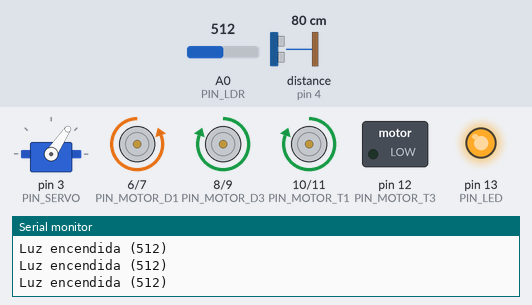
This sketch was run on a simulated Arduino Uno, built with avr-gcc and run on an emulated ATmega328P. On the bench: servo, motor-driver pin pairs drawn as motors (green arrow = first pin HIGH = forward, orange = second pin HIGH = backward, longer = more drive), switched loads named in the sketch (green lamp = pin HIGH), output pins drawn as LEDs (lit = HIGH), the last lines printed to the serial monitor. Wiring (inferred from the names in the program): ultrasonic range finder: trigger pin 5; echo pin 4. Inputs (shaded band) come from the test bench; at power-on: distance to the obstacle (sensor on pin 4) 80 cm, A0 (PIN_LDR) = 512. The echo pulse lasts 58.3 µs per cm; pins used as bus, display or sensor lines are not drawn.

Above: at 1.2 s.
1.3 s: distance to the obstacle (sensor on pin 4) set to 2 cm
At 2.3 s:
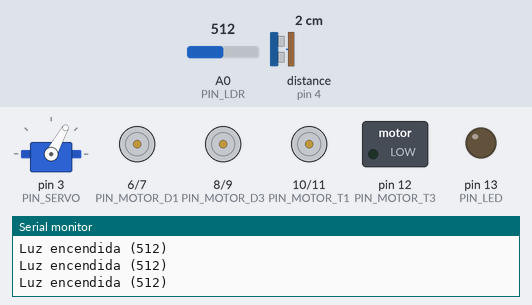
2.8 s: distance to the obstacle (sensor on pin 4) set to 15 cm
4.3 s: distance to the obstacle (sensor on pin 4) set to 19 cm
At 5.1 s:
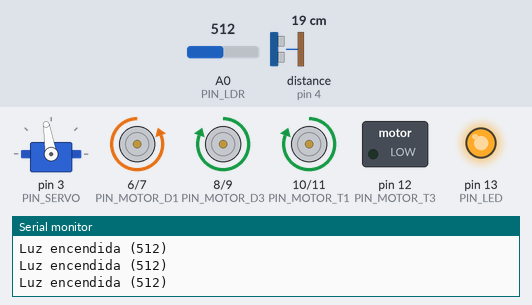
7.3 s: A0 (PIN_LDR) set to 482
At 8.3 s:
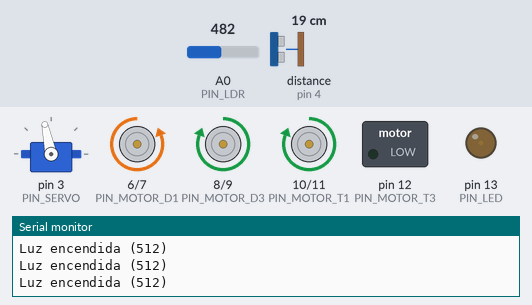
10.3 s: A0 (PIN_LDR) set to 510
At 10.9 s:
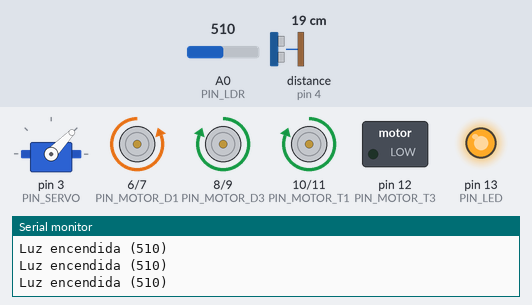
13.3 s: distance to the obstacle (sensor on pin 4) set to 4 cm
At 14.4 s:
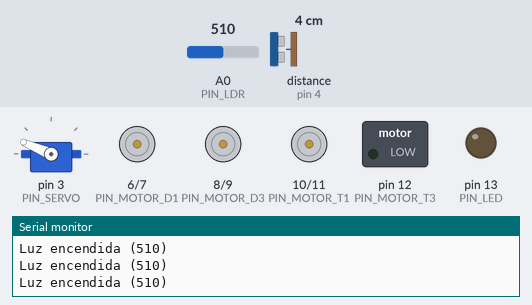
Timing chart, 0 to 15.8 s (numbered marks = the images above; inputs shaded):
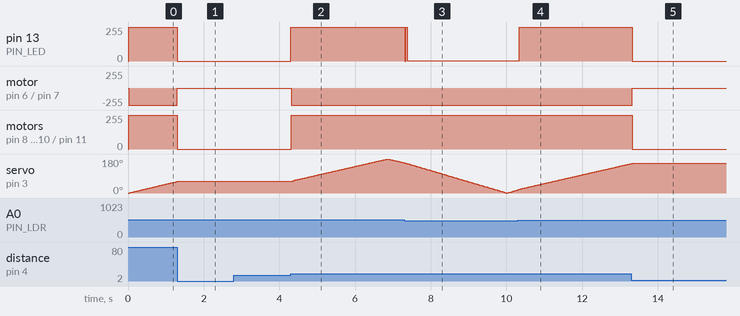

Measured:
- the behaviour switches between 16 and 17 cm on distance to the obstacle (sensor on pin 4) (found by bisection; images 1 and 2)
- the behaviour switches between 501 and 500 on A0 (PIN_LDR) (found by bisection; images 2 and 3)
- after the input at 1.3 s, pin 13 (PIN_LED): 255/255 → 0/255 at once; motor on pin 6 (PIN_MOTOR_D1) / pin 7 (PIN_MOTOR_D2): backward 255/255 → stopped at once
- after the input at 2.8 s, every drawn part: stays the same
- after the input at 4.3 s, pin 13 (PIN_LED): 0/255 → 255/255 at once; motor on pin 6 (PIN_MOTOR_D1) / pin 7 (PIN_MOTOR_D2): stopped → backward 255/255 at once
- after the input at 7.3 s, pin 13 (PIN_LED): 255/255 → 2/255 at once
- after the input at 10.3 s, pin 13 (PIN_LED): 2/255 → 255/255 at once
- after the input at 13.3 s, pin 13 (PIN_LED): 255/255 → 0/255 at once; motor on pin 6 (PIN_MOTOR_D1) / pin 7 (PIN_MOTOR_D2): backward 255/255 → stopped at once

The sketch:

Completo_v1_sin_color.ino
```cpp
//////////////////////////////////////////////////////////////////////////////////
// Completo_v1_sin_color.ino
// ------------------------------------------------------------------------------
// * El robot se mueve hacia adelante hasta que, con el sensor ultrasónico, detecte
//   un obstáculo. Ante esto, se quedará quieto hasta que tenga el camino libre.
// * También se agregó el LDR.
//

//////////////////////////////////////////////////////////////////////////////////
// INCLUDES
//
#include <Streaming.h>
#include <Servo.h>

//////////////////////////////////////////////////////////////////////////////////
// DEFINES
//
#define ENTRADA 0
#define SALIDA  1

#define PIN_LDR   0
#define PIN_SERVO 3
#define PIN_ECHO  4
#define PIN_TRIG  5
#define PIN_LED   13

#define PIN_MOTOR_D1 6
#define PIN_MOTOR_D2 7
#define PIN_MOTOR_D3 8
#define PIN_MOTOR_D4 9
#define PIN_MOTOR_T1 10
#define PIN_MOTOR_T2 11
#define PIN_MOTOR_T3 12
#define PIN_MOTOR_T4 13

#define DISTANCIA_MINIMA  16
#define OSCURIDAD_MAXIMA  500

#define BIT_PIN(i)  digitalPinToBitMask(i)
#define OUT_PIN(i)  portOutputRegister(digitalPinToPort(i))
#define REG_PIN(i)  portModeRegister(digitalPinToPort(i))
#define IN_PIN(i) *portInputRegister(digitalPinToPort(i))

//////////////////////////////////////////////////////////////////////////////////
// VARIABLES GLOBALES
//
Servo miServo;

//////////////////////////////////////////////////////////////////////////////////
// FUNCIONES PROPIAS
//
void robotAdelante()
{
  _digWrite(PIN_MOTOR_T4, HIGH);
  _digWrite(PIN_MOTOR_T3, LOW);
  _digWrite(PIN_MOTOR_T1, HIGH);
  _digWrite(PIN_MOTOR_T2, LOW);

  _digWrite(PIN_MOTOR_D1, LOW);
  _digWrite(PIN_MOTOR_D2, HIGH);
  _digWrite(PIN_MOTOR_D3, HIGH);
  _digWrite(PIN_MOTOR_D4, LOW);

} // Fin de robotAdelante()

void robotAtras()
{
  _digWrite(PIN_MOTOR_T1, LOW);
  _digWrite(PIN_MOTOR_T2, HIGH);
  _digWrite(PIN_MOTOR_T3, HIGH);
  _digWrite(PIN_MOTOR_T4, LOW);

  _digWrite(PIN_MOTOR_D1, HIGH);
  _digWrite(PIN_MOTOR_D2, LOW);
  _digWrite(PIN_MOTOR_D3, LOW);
  _digWrite(PIN_MOTOR_D4, HIGH);

} // Fin de robotAtras()

void pararRobot( void )
{
  _digWrite(PIN_MOTOR_T1, LOW);
  _digWrite(PIN_MOTOR_T4, LOW);
  _digWrite(PIN_MOTOR_T3, LOW);
  _digWrite(PIN_MOTOR_T2, LOW);

  _digWrite(PIN_MOTOR_D1, LOW);
  _digWrite(PIN_MOTOR_D4, LOW);
  _digWrite(PIN_MOTOR_D3, LOW);
  _digWrite(PIN_MOTOR_D2, LOW);

  do{ }while( lecturaHCSR04() < DISTANCIA_MINIMA );

} // Fin de pararRobot()

long lecturaHCSR04()
{
  long tiempoEco, distMedida;
  _digWrite(PIN_TRIG, LOW);
  delayMicroseconds(2);
  _digWrite(PIN_TRIG, HIGH);
  delayMicroseconds(10);
  _digWrite(PIN_TRIG, LOW);

  tiempoEco = pulseIn(PIN_ECHO, HIGH);
  distMedida = (tiempoEco/2) / 29.1;

  return distMedida;

} // Fin de lecturaHCSR04()

void configPin( uint8_t pNum, uint8_t modo )
{
  volatile uint8_t *reg,*out;

  reg = REG_PIN(pNum);
  out = OUT_PIN(pNum);
  uint8_t oldSREG = SREG;
  cli();
  if ( modo ) *reg |= BIT_PIN(pNum);  // Salida
  else
  {
    *reg &= ~BIT_PIN(pNum);   // Entrada
    *out &= ~BIT_PIN(pNum);
  }
  SREG = oldSREG;

} // Fin de configPin()

void _digWrite( uint8_t pNum, uint8_t statePin )
{
  volatile uint8_t* out = OUT_PIN(pNum);

  if( statePin )  *out |= BIT_PIN(pNum);
  else            *out &= ~BIT_PIN(pNum);

} // Fin de _digWrite()


bool _digRead(uint8_t pNum)
{
  if ( IN_PIN(pNum) & BIT_PIN(pNum) ) return HIGH;
  return LOW;

} // Fin de _digRead()

//////////////////////////////////////////////////////////////////////////////////
// INICIALIZACIÓN
//
void setup()
{
  Serial.begin (9600);

  configPin( PIN_TRIG, SALIDA );
  configPin( PIN_ECHO, ENTRADA );
  configPin( PIN_MOTOR_D2, SALIDA );
  configPin( PIN_MOTOR_D1, SALIDA );
  configPin( PIN_MOTOR_D3, SALIDA );
  configPin( PIN_MOTOR_D4, SALIDA );

  configPin( PIN_MOTOR_T1, SALIDA );
  configPin( PIN_MOTOR_T2, SALIDA );
  configPin( PIN_MOTOR_T3, SALIDA );
  configPin( PIN_MOTOR_T4, SALIDA );

  configPin( PIN_LED, OUTPUT );
  _digWrite( PIN_LED, LOW );

  miServo.attach(PIN_SERVO);
  miServo.write(90);        // Se posiciona inicialmente en 90 grados.

} // Fin de setup()

//////////////////////////////////////////////////////////////////////////////////
// FUNCIÓN PRINCIPAL
//
void loop()
{
  int16_t pos;
  uint16_t luzLeida;

  for(pos = 0; pos <= 180; pos += 1)
  {
    miServo.write(pos);
    delay(15);

    if( lecturaHCSR04() < DISTANCIA_MINIMA ) { pararRobot(); }
    else robotAdelante();

    luzLeida = analogRead( PIN_LDR );
    if( luzLeida > OSCURIDAD_MAXIMA )
    {
      _digWrite( PIN_LED, HIGH );
      Serial <<  "Luz encendida (" << luzLeida << ")" << endl;
    }
    else _digWrite( PIN_LED, LOW );
  }

  for(pos = 180; pos>=0; pos-=1)
  {
    miServo.write(pos);
    delay(15);

    if( lecturaHCSR04() < DISTANCIA_MINIMA ) { pararRobot(); }
    else robotAdelante();

    luzLeida = analogRead( PIN_LDR );
    if( luzLeida > OSCURIDAD_MAXIMA )
    {
      _digWrite( PIN_LED, HIGH );
      Serial <<  "Luz encendida (" << luzLeida << ")" << endl;
    }
    else _digWrite( PIN_LED, LOW );
  }

} // Fin de loop()
```
